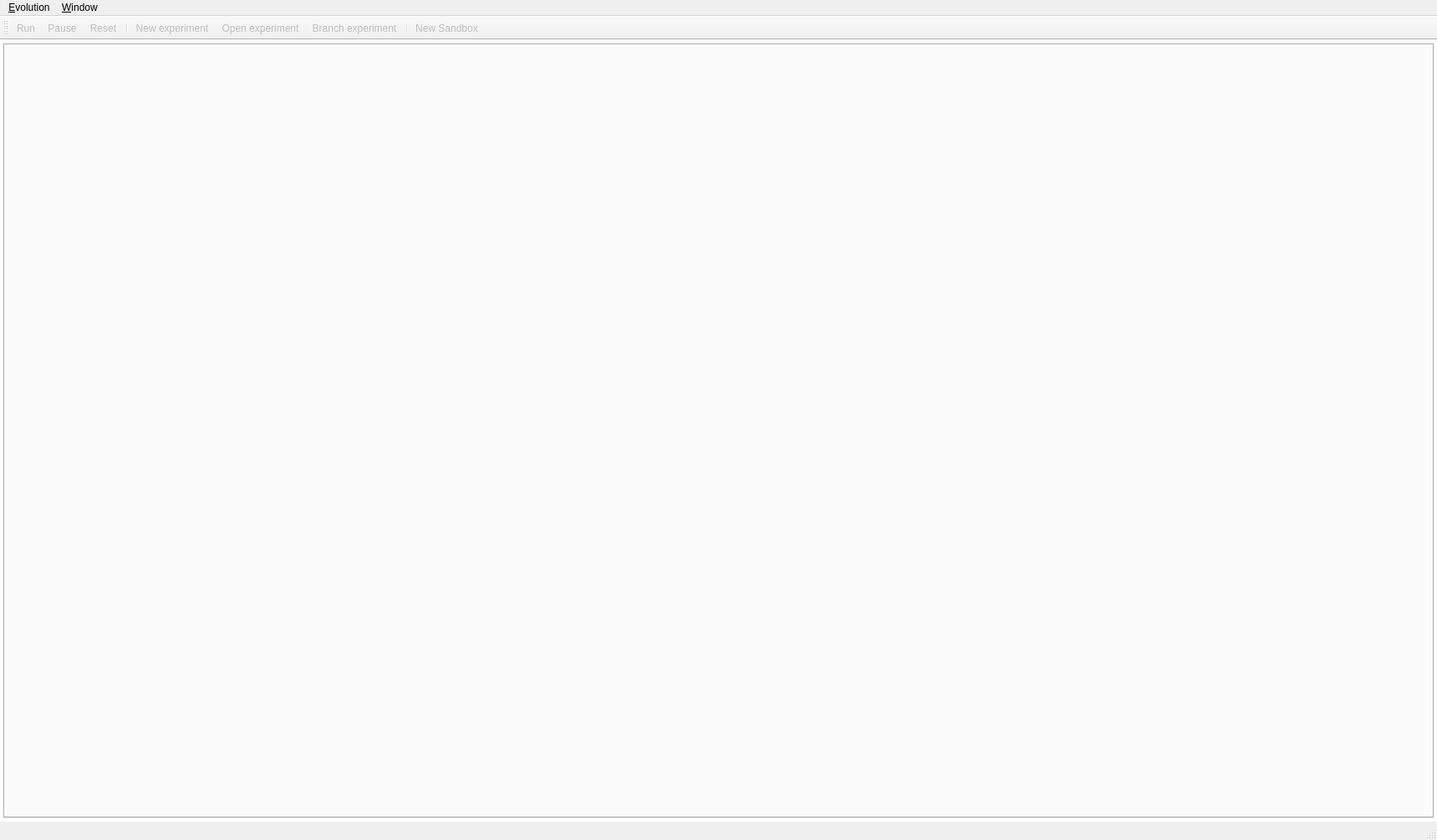
<?xml version="1.0" encoding="UTF-8"?>
<ui version="4.0">
 <class>MainWindow</class>
 <widget class="QMainWindow" name="MainWindow">
  <property name="geometry">
   <rect>
    <x>0</x>
    <y>0</y>
    <width>1719</width>
    <height>1005</height>
   </rect>
  </property>
  <property name="minimumSize">
   <size>
    <width>680</width>
    <height>480</height>
   </size>
  </property>
  <property name="windowTitle">
   <string>Darwin Studio</string>
  </property>
  <property name="windowIcon">
   <iconset resource="../core_ui/resources.qrc">
    <normaloff>:/resources/darwin.png</normaloff>:/resources/darwin.png</iconset>
  </property>
  <property name="dockNestingEnabled">
   <bool>true</bool>
  </property>
  <property name="dockOptions">
   <set>QMainWindow::AllowNestedDocks|QMainWindow::AllowTabbedDocks|QMainWindow::GroupedDragging</set>
  </property>
  <widget class="QWidget" name="central_widget">
   <property name="palette">
    <palette>
     <active>
      <colorrole role="Base">
       <brush brushstyle="SolidPattern">
        <color alpha="255">
         <red>255</red>
         <green>255</green>
         <blue>255</blue>
        </color>
       </brush>
      </colorrole>
      <colorrole role="Window">
       <brush brushstyle="SolidPattern">
        <color alpha="255">
         <red>255</red>
         <green>255</green>
         <blue>255</blue>
        </color>
       </brush>
      </colorrole>
     </active>
     <inactive>
      <colorrole role="Base">
       <brush brushstyle="SolidPattern">
        <color alpha="255">
         <red>255</red>
         <green>255</green>
         <blue>255</blue>
        </color>
       </brush>
      </colorrole>
      <colorrole role="Window">
       <brush brushstyle="SolidPattern">
        <color alpha="255">
         <red>255</red>
         <green>255</green>
         <blue>255</blue>
        </color>
       </brush>
      </colorrole>
     </inactive>
     <disabled>
      <colorrole role="Base">
       <brush brushstyle="SolidPattern">
        <color alpha="255">
         <red>255</red>
         <green>255</green>
         <blue>255</blue>
        </color>
       </brush>
      </colorrole>
      <colorrole role="Window">
       <brush brushstyle="SolidPattern">
        <color alpha="255">
         <red>255</red>
         <green>255</green>
         <blue>255</blue>
        </color>
       </brush>
      </colorrole>
     </disabled>
    </palette>
   </property>
   <property name="autoFillBackground">
    <bool>true</bool>
   </property>
   <layout class="QVBoxLayout" name="verticalLayout">
    <property name="spacing">
     <number>5</number>
    </property>
    <property name="leftMargin">
     <number>4</number>
    </property>
    <property name="topMargin">
     <number>4</number>
    </property>
    <property name="rightMargin">
     <number>4</number>
    </property>
    <property name="bottomMargin">
     <number>4</number>
    </property>
    <item>
     <widget class="QTabWidget" name="sandbox_tabs">
      <property name="palette">
       <palette>
        <active>
         <colorrole role="Base">
          <brush brushstyle="SolidPattern">
           <color alpha="255">
            <red>255</red>
            <green>255</green>
            <blue>255</blue>
           </color>
          </brush>
         </colorrole>
         <colorrole role="Window">
          <brush brushstyle="SolidPattern">
           <color alpha="255">
            <red>240</red>
            <green>240</green>
            <blue>240</blue>
           </color>
          </brush>
         </colorrole>
        </active>
        <inactive>
         <colorrole role="Base">
          <brush brushstyle="SolidPattern">
           <color alpha="255">
            <red>255</red>
            <green>255</green>
            <blue>255</blue>
           </color>
          </brush>
         </colorrole>
         <colorrole role="Window">
          <brush brushstyle="SolidPattern">
           <color alpha="255">
            <red>240</red>
            <green>240</green>
            <blue>240</blue>
           </color>
          </brush>
         </colorrole>
        </inactive>
        <disabled>
         <colorrole role="Base">
          <brush brushstyle="SolidPattern">
           <color alpha="255">
            <red>240</red>
            <green>240</green>
            <blue>240</blue>
           </color>
          </brush>
         </colorrole>
         <colorrole role="Window">
          <brush brushstyle="SolidPattern">
           <color alpha="255">
            <red>240</red>
            <green>240</green>
            <blue>240</blue>
           </color>
          </brush>
         </colorrole>
        </disabled>
       </palette>
      </property>
      <property name="autoFillBackground">
       <bool>true</bool>
      </property>
      <property name="tabsClosable">
       <bool>true</bool>
      </property>
      <property name="movable">
       <bool>true</bool>
      </property>
     </widget>
    </item>
   </layout>
  </widget>
  <widget class="QMenuBar" name="menu_bar">
   <property name="geometry">
    <rect>
     <x>0</x>
     <y>0</y>
     <width>1719</width>
     <height>21</height>
    </rect>
   </property>
   <widget class="QMenu" name="menu_evolution">
    <property name="title">
     <string>&amp;Evolution</string>
    </property>
    <addaction name="action_new"/>
    <addaction name="action_open"/>
    <addaction name="separator"/>
    <addaction name="action_run"/>
    <addaction name="action_pause"/>
    <addaction name="action_reset"/>
    <addaction name="separator"/>
    <addaction name="action_new_experiment"/>
    <addaction name="action_open_experiment"/>
    <addaction name="action_branch_experiment"/>
    <addaction name="action_new_sandbox"/>
    <addaction name="separator"/>
    <addaction name="action_exit"/>
   </widget>
   <widget class="QMenu" name="menu_window">
    <property name="title">
     <string>&amp;Window</string>
    </property>
   </widget>
   <addaction name="menu_evolution"/>
   <addaction name="menu_window"/>
  </widget>
  <widget class="QToolBar" name="main_toolbar">
   <property name="windowTitle">
    <string>Main Toolbar</string>
   </property>
   <attribute name="toolBarArea">
    <enum>TopToolBarArea</enum>
   </attribute>
   <attribute name="toolBarBreak">
    <bool>false</bool>
   </attribute>
   <addaction name="action_run"/>
   <addaction name="action_pause"/>
   <addaction name="action_reset"/>
   <addaction name="separator"/>
   <addaction name="action_new_experiment"/>
   <addaction name="action_open_experiment"/>
   <addaction name="action_branch_experiment"/>
   <addaction name="separator"/>
   <addaction name="action_new_sandbox"/>
  </widget>
  <widget class="QStatusBar" name="statusbar">
   <property name="sizeGripEnabled">
    <bool>true</bool>
   </property>
  </widget>
  <action name="action_run">
   <property name="enabled">
    <bool>false</bool>
   </property>
   <property name="text">
    <string>&amp;Run</string>
   </property>
   <property name="toolTip">
    <string>Run evolution!</string>
   </property>
   <property name="shortcut">
    <string>Ctrl+R</string>
   </property>
  </action>
  <action name="action_pause">
   <property name="enabled">
    <bool>false</bool>
   </property>
   <property name="text">
    <string>&amp;Pause</string>
   </property>
   <property name="toolTip">
    <string>Pause evolution</string>
   </property>
   <property name="shortcut">
    <string>Pause</string>
   </property>
  </action>
  <action name="action_reset">
   <property name="enabled">
    <bool>false</bool>
   </property>
   <property name="text">
    <string>Reset</string>
   </property>
   <property name="toolTip">
    <string>Reset population</string>
   </property>
  </action>
  <action name="action_open">
   <property name="enabled">
    <bool>true</bool>
   </property>
   <property name="text">
    <string>&amp;Open universe</string>
   </property>
   <property name="toolTip">
    <string>Open an existing universe</string>
   </property>
   <property name="shortcut">
    <string>Ctrl+O</string>
   </property>
  </action>
  <action name="action_exit">
   <property name="text">
    <string>E&amp;xit</string>
   </property>
  </action>
  <action name="action_new">
   <property name="text">
    <string>&amp;New universe</string>
   </property>
   <property name="toolTip">
    <string>Create a new universe</string>
   </property>
   <property name="shortcut">
    <string>Ctrl+N</string>
   </property>
  </action>
  <action name="action_new_sandbox">
   <property name="enabled">
    <bool>false</bool>
   </property>
   <property name="text">
    <string>New Sandbox</string>
   </property>
   <property name="toolTip">
    <string>New Sandbox Window</string>
   </property>
   <property name="shortcut">
    <string>Ctrl+Y</string>
   </property>
  </action>
  <action name="action_new_experiment">
   <property name="enabled">
    <bool>false</bool>
   </property>
   <property name="text">
    <string>New &amp;experiment</string>
   </property>
   <property name="toolTip">
    <string>Create a new experiment</string>
   </property>
   <property name="shortcut">
    <string>Ctrl+E</string>
   </property>
  </action>
  <action name="action_branch_experiment">
   <property name="enabled">
    <bool>false</bool>
   </property>
   <property name="text">
    <string>&amp;Branch experiment</string>
   </property>
   <property name="toolTip">
    <string>Branch off from an existing experiment</string>
   </property>
   <property name="shortcut">
    <string>Ctrl+B</string>
   </property>
  </action>
  <action name="action_open_experiment">
   <property name="enabled">
    <bool>false</bool>
   </property>
   <property name="text">
    <string>Open experiment</string>
   </property>
   <property name="toolTip">
    <string>Open a previous experiment</string>
   </property>
   <property name="shortcut">
    <string>Ctrl+L</string>
   </property>
  </action>
 </widget>
 <layoutdefault spacing="6" margin="11"/>
 <resources>
  <include location="../core_ui/resources.qrc"/>
 </resources>
 <connections>
  <connection>
   <sender>action_exit</sender>
   <signal>triggered()</signal>
   <receiver>MainWindow</receiver>
   <slot>close()</slot>
   <hints>
    <hint type="sourcelabel">
     <x>-1</x>
     <y>-1</y>
    </hint>
    <hint type="destinationlabel">
     <x>636</x>
     <y>392</y>
    </hint>
   </hints>
  </connection>
 </connections>
</ui>
